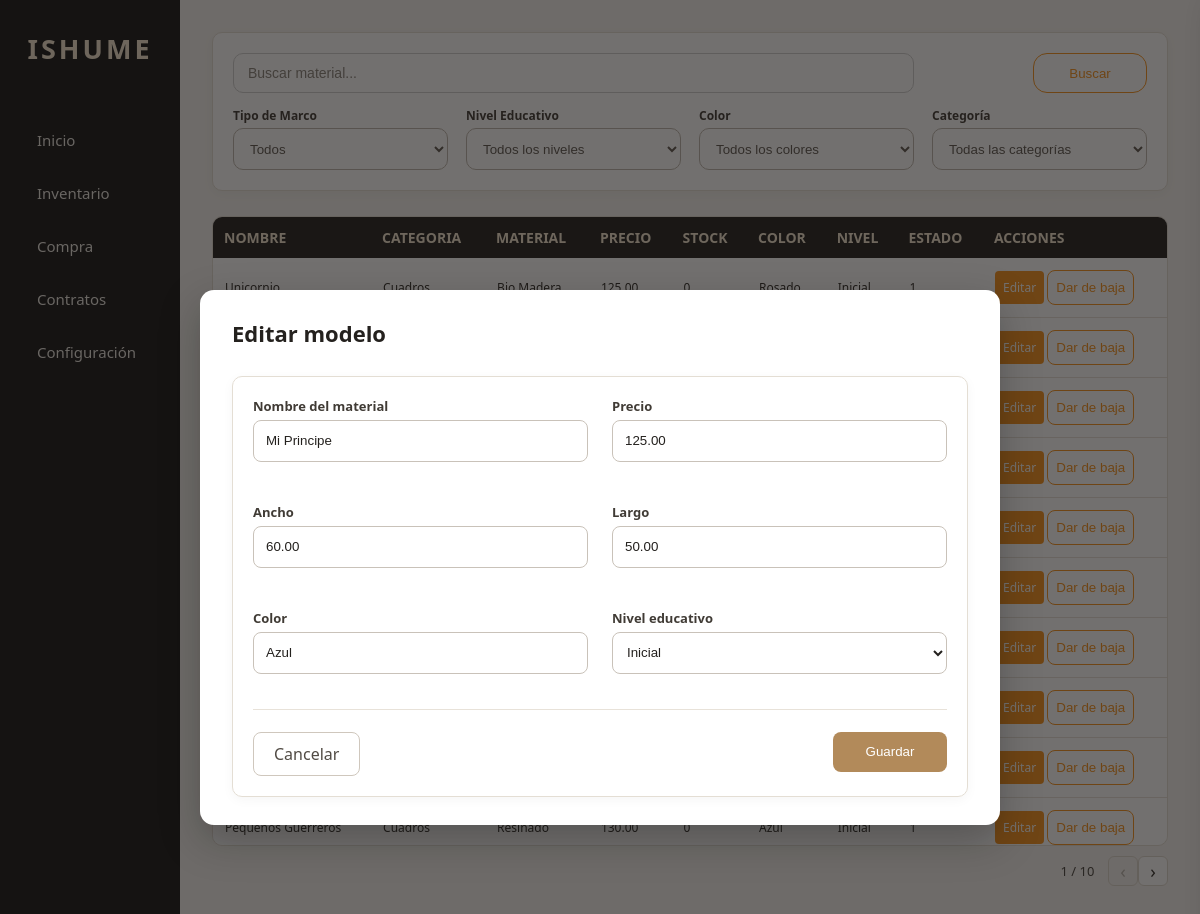
/index.php?opcion=editar&idModelo=MOD-002, run on the app's committed database.
### tables this page shows
create table modelos(
idModelo	char(7) primary key not null,
idCategoria char(7) not null,
idTipoMarco char(7) not null,
NombreMaterial varchar(100) not null,
Precio	decimal(10,2) not null,
Cantidad int not null,
TamañoHorizontal decimal(5,2) not null,
TamañoVertical decimal(5,2) not null,
Color varchar(100) not null,
NivelEducativo varchar (100) not null,
Imagen varchar(255) NULL DEFAULT NULL,
Estado boolean default true not null,


constraint fk_categoria foreign key (idCategoria) references categorias(idCategoria),
constraint fk_tipomarco foreign key (idTipoMarco) references TipoMarco(idTipoMarco)
);

create table categorias (
idCategoria char(7) primary key not null,
NombreCategoria varchar (50) not null
);

create table TipoMarco (
idTipoMarco char(7) primary key not null,
NombreMarco varchar(100)
);

### app/controllers/inventario.php (called while the page is built, shortened)
<?php
require_once __DIR__ . '/../models/inventario.php';
class InventarioController {
    private Inventario $AccionModelo;
    public function   __construct() {
        $this->AccionModelo=new Inventario();
    }
    public function Editar(){
    $idModelo = $_GET['idModelo'] ?? '';
    $modelo = $this->AccionModelo->obtenerModeloPorId($idModelo);
    $buscar = $_GET['buscar'] ?? '';
    $marco = $_GET['marco'] ?? '';
    $nivel = $_GET['nivel'] ?? '';
    $color = $_GET['color'] ?? '';
    $categoria = $_GET['categoria'] ?? '';
    $pagina = $_GET['pagina'] ?? 1;
    $porPagina = 10;
    $inicio = ($pagina - 1) * $porPagina;
    $RecibeModelo = $this->AccionModelo->HablaConModelos($buscar, $marco, $nivel, $color, $categoria, $inicio,
        $porPagina);
    $totalModelos = $this->AccionModelo->contarModelos($buscar,$marco,$nivel,$color,$categoria);
    $totalPaginas = ceil($totalModelos / $porPagina);
    require_once __DIR__ . '/../views/PanelPrincipal.php';
    }
}
?>

### public/index.php (called while the page is built)
<?php
require_once __DIR__ . '/../routes/rutas.php';

### app/models/inventario.php (called while the page is built, shortened)
<?php
require_once __DIR__ . '/../config/conection.php';
class Inventario {
    private PDO $db;
    public function __construct() {
        $conexion = new Database();
        $this->db = $conexion->getConnection();
    }
    public function HablaConModelos ($buscar, $marco, $nivel, $color, $categoria
    , $inicio, $porPagina){
        $sql = "SELECT  modelos.idModelo, modelos.NombreMaterial,
        categorias.NombreCategoria,
        TipoMarco.NombreMarco,
        modelos.Precio,
        modelos.Cantidad,
        modelos.TamañoHorizontal,
        modelos.TamañoVertical,
        modelos.Color,
        modelos.NivelEducativo,
        /* Nuevo parametro*/
        modelos.Imagen,
        modelos.Estado
        FROM modelos
        INNER JOIN categorias
        ON modelos.idCategoria = categorias.idCategoria
        INNER JOIN TipoMarco
        ON modelos.idTipoMarco = TipoMarco.idTipoMarco
        WHERE modelos.Estado = true
        AND modelos.NombreMaterial LIKE :buscar";
        $parametros = [':buscar' => '%' . $buscar . '%'];
        $inicio = (int) $inicio;
        $porPagina = (int) $porPagina;
        $sql .= " ORDER BY modelos.idModelo ASC LIMIT $inicio, $porPagina";
        $ConsultaPreparada = $this->db->prepare($sql);
        $ConsultaPreparada->execute($parametros);
        $RecogerDatos = $ConsultaPreparada->fetchAll();
        return $RecogerDatos;
    }
    public function contarModelos($buscar,$marco,$nivel,$color,$categoria) {
        $sql = "SELECT COUNT(*)
            FROM modelos
            INNER JOIN categorias
            ON modelos.idCategoria = categorias.idCategoria
            INNER JOIN TipoMarco
            ON modelos.idTipoMarco = TipoMarco.idTipoMarco
            WHERE modelos.Estado = true
            AND modelos.NombreMaterial LIKE :buscar";
        $parametros = [
            ':buscar' => '%' . $buscar . '%'
        ];
        $consulta = $this->db->prepare($sql);
        $consulta->execute($parametros);
        return $consulta->fetchColumn();
    }
    public function obtenerModeloPorId($idModelo) {
        $sql = "SELECT *
        FROM modelos
        WHERE idModelo = :idModelo";
        $consulta = $this->db->prepare($sql);
        $consulta->execute([
            ':idModelo' => $idModelo
        ]);
        return $consulta->fetch();
    }
}

### app/config/conection.php (called while the page is built)
<?php
class DataBase{
    private $host = "localhost";
    private $db_name = "BD_ISHUME_1";
    private $username = "root";
    private $password = "";
    public ?PDO $conn =null;
    public function getConnection(): PDO {
        try {
            $this->conn = new PDO("mysql:host={$this->host};dbname={$this->db_name}", $this->username, $this->password);
            $this->conn->setAttribute(PDO::ATTR_ERRMODE, PDO::ERRMODE_EXCEPTION);
        } catch (PDOException $exception) {
            echo "Connection error: " . $exception->getMessage();
        }
        return $this->conn;
    }
}

### app/views/inventario.php (the view, shortened to what this page needs)
<main>
        <form method="GET" action="index.php" class="formulario">
            <div class="buscador">
                <input type="text"
                         name="buscar"
                        placeholder="Buscar material..."
                        value="<?= $_GET['buscar'] ?? '' ?>">
            </div>
                <button type="submit" class="boton-buscar">
                    Buscar
                </button>
        <div class="campo-filtro">
            <label for="filtroMarco">Tipo de Marco </label>
                <select id="filtroMarco" name="marco" class="filtroboton">
                    <option value="">Todos</option>
                </select>
        </div>
        <div class="campo-filtro">
            <label for="filtroNivel"> Nivel Educativo </label>
                <select id='filtroNivel' name="nivel"  class="filtroboton">
                    <option value="">Todos los niveles</option>
                </select>
        </div>
        <div class="campo-filtro">
            <label for="filtroColor"> Color </label>
                <select id='filtroColor' name="color" class="filtroboton">
                    <option value="">Todos los colores</option>
                </select>
        </div>
        <div class="campo-filtro">
            <label for="filtroCategoria"> Categoría </label>
                <select id='filtroCategoria' name="categoria" class="filtroboton">
                    <option value="">Todas las categorías </option>
                </select>
        </div>
    </form>
</main>
<section class="tabla-contenedor">
    <table >
        <thead>
            <tr>
                <th>NOMBRE </th>
                <th>CATEGORIA </th>
                <th>MATERIAL </th>
                <th>PRECIO </th>
                <th>STOCK </th>
                <th>COLOR </th>
                <th>NIVEL </th>
                <th>ESTADO </th>
                <th>ACCIONES</th>
            </tr>
        </thead>
        <tbody>
        <?php foreach ($RecibeModelo as $datos):  ?>
            <tr class="fila-modelo"
                data-id="<?= htmlspecialchars($datos['idModelo']) ?>"
                data-nombre="<?= htmlspecialchars($datos['NombreMaterial']) ?>"
                data-categoria="<?= htmlspecialchars($datos['NombreCategoria']) ?>"
                data-marco="<?= htmlspecialchars($datos['NombreMarco']) ?>"
                data-ancho="<?= htmlspecialchars($datos['TamañoHorizontal']) ?>"
                data-largo="<?= htmlspecialchars($datos['TamañoVertical']) ?>"
                data-color="<?= htmlspecialchars($datos['Color'] ?? '') ?>"
                data-nivel="<?= htmlspecialchars($datos['NivelEducativo'] ?? '') ?>"
                data-imagen="<?= htmlspecialchars($datos['Imagen'] ?? '') ?>">
                <td ><?= $datos['NombreMaterial']  ?></td>
                <td ><?= $datos['NombreCategoria']  ?></td>
                <td ><?= $datos['NombreMarco']  ?></td>
                <td ><?= $datos['Precio']  ?></td>
                <td ><?= $datos['Cantidad']  ?></td>
                <td ><?= $datos['Color']  ?></td>
                <td ><?= $datos['NivelEducativo']  ?></td>
                <td ><?= $datos['Estado']  ?></td>
                <td>
                    <a class ="lin-editar "href="?opcion=editar&idModelo=<?=$datos['idModelo'] ?>">Editar</a>
                    <button type="button"
                        class="boton-baja"
                        data-id="<?= $datos['idModelo'] ?>"
                        data-nombre="<?= htmlspecialchars($datos['NombreMaterial']) ?>"
                        data-stock="<?= $datos['Cantidad'] ?>">
                            Dar de baja
                    </button>
                </td>
            </tr>
        <?php endforeach; ?>
        </tbody>
    </table>
</section>
<nav class="paginacion">
    <span class="rango">
            <?= $pagina ?> / <?= $totalPaginas ?>
    </span>
    <?php if ($pagina > 1): ?>
        <a class="flecha"
            href="?opcion=inventario&buscar=<?=urlencode($_GET['buscar'] ?? '')?>&marco=<?=urlencode($_GET['marco'] ?? '')?>&nivel=<?=urlencode($_GET['nivel'] ?? '')?>&color=<?=urlencode($_GET['color'] ?? '')?>&categoria=<?=urlencode($_GET['categoria'] ?? '')?>&pagina=<?= $pagina - 1 ?>">
            ‹
        </a>
    <?php else: ?>
        <span class="flecha desactivada">
            ‹
         </span>
    <?php endif; ?>
    <?php if ($pagina < $totalPaginas): ?>
        <a class="flecha"
            href="?opcion=inventario&buscar=<?=urlencode($_GET['buscar'] ?? '')?>&marco=<?=urlencode($_GET['marco'] ?? '') ?>&nivel=<?=urlencode($_GET['nivel'] ?? '')?>&color=<?=urlencode($_GET['color'] ?? '')?>&categoria=<?=urlencode($_GET['categoria'] ?? '')?>&pagina=<?= $pagina + 1 ?>">
            ›
        </a>
    <?php else: ?>
    <span class="flecha desactivada">
        ›
    </span>
    <?php endif; ?>
</nav>
<?php if (!empty($mostrarEditar)): ?>
    <?php require_once __DIR__ . '/editarModelo.php'; ?>
<?php endif; ?>

### app/views/editarModelo.php (shortened to what this page needs)
<div class="modal-editar">
    <div class="contenido-editar">
        <div class="cabecera-editar">
            <h2>Editar modelo</h2>
        </div>
        <form method="POST" action="index.php?opcion=editar" class="form-editar">
            <div class="campo-editar">
                <label>Nombre del material</label>
                <input type="text"
                       name="NombreMaterial"
                       id="NombreMaterial"
                       value="<?= $modelo['NombreMaterial'] ?>">
            </div>
            <div class="campo-editar">
                <label>Precio</label>
                <input type="number"
                       name="Precio"
                       id="Precio"
                       step="0.01"
                       value="<?= $modelo['Precio'] ?>"
                        required>
                        <span class="mensaje-error" id="errorPrecio"></span>
            </div>
            <div class="campo-editar">
                <label>Ancho</label>
                <input type="number"
                       name="TamañoHorizontal"
                       id="TamañoHorizontal"
                       step="0.01"
                       value="<?= $modelo['TamañoHorizontal'] ?>"
                        required>
                <span class="mensaje-error" id="errorHorizontal"></span>
            </div>
            <div class="campo-editar">
                <label>Largo</label>
                <input type="number"
                       name="TamañoVertical"
                       id="TamañoVertical"
                        step="0.01"
                       value="<?= $modelo['TamañoVertical'] ?>"
                        required>
                <span class="mensaje-error" id="errorVertical"></span>
            </div>
            <div class="campo-editar">
                <label>Color</label>
                <input type="text"
                       name="Color"
                       id="Color"
                       value="<?= $modelo['Color'] ?>">
            </div>
             <div class ="campo-editar" >
                <label>Nivel educativo</label>
            <select name="NivelEducativo" class="select-editar"required>
                <option value="Inicial"
                    <?= $modelo['NivelEducativo'] === 'Inicial' ? 'selected' : '' ?>>
                        Inicial
                </option>
            </select>
            </div>
            <div class="acciones-editar">
                <a href="index.php?opcion=inventario" class="boton-cancelar">
                    Cancelar
                </a>
                <button type="submit" class="boton-guardar">
                    Guardar
                </button>
            </div>
        </form>
    </div>
</div>

### public/css/PanelPrincipal.css (style rules this page uses)
* { margin: 0; padding: 0; box-sizing: border-box; }
body { font-family: "Segoe UI", Arial, sans-serif; min-height: 100vh; background-color: #F5F3EF; color: #1A1A1A; }

### data on the page
modelos: NombreMaterial "Unicornio", idCategoria.NombreCategoria "Cuadros", idTipoMarco.NombreMarco "Bio Madera", Precio "125.00", Cantidad "0", Color "Rosado", NivelEducativo "Inicial", Estado "1"
modelos: NombreMaterial "Mi Principe", Precio "125.00", TamañoHorizontal "60.00", TamañoVertical "50.00", Color "Azul", NivelEducativo "Inicial"
modelos: NombreMaterial "Pequeños Guerreros", idCategoria.NombreCategoria "Cuadros", idTipoMarco.NombreMarco "Resinado", Precio "130.00", Cantidad "0", Color "Azul", NivelEducativo "Inicial", Estado "1"

### other printed values
$pagina "1"
$totalPaginas "10"
